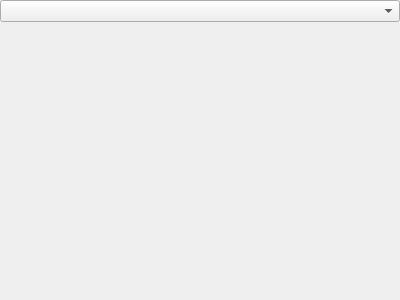
<?xml version="1.0" encoding="UTF-8"?>
<ui version="4.0">
 <class>AccountCreatorProtocols</class>
 <widget class="QWizardPage" name="AccountCreatorProtocols">
  <property name="geometry">
   <rect>
    <x>0</x>
    <y>0</y>
    <width>400</width>
    <height>300</height>
   </rect>
  </property>
  <property name="windowTitle">
   <string>WizardPage</string>
  </property>
  <layout class="QGridLayout" name="gridLayout">
   <property name="margin">
    <number>0</number>
   </property>
   <property name="spacing">
    <number>0</number>
   </property>
   <item row="0" column="0">
    <widget class="QComboBox" name="protocolsBox"/>
   </item>
   <item row="2" column="0">
    <spacer name="verticalSpacer">
     <property name="orientation">
      <enum>Qt::Vertical</enum>
     </property>
     <property name="sizeHint" stdset="0">
      <size>
       <width>20</width>
       <height>40</height>
      </size>
     </property>
    </spacer>
   </item>
   <item row="1" column="0">
    <widget class="QLabel" name="protocolDescription">
     <property name="text">
      <string/>
     </property>
    </widget>
   </item>
  </layout>
 </widget>
 <resources/>
 <connections/>
</ui>
